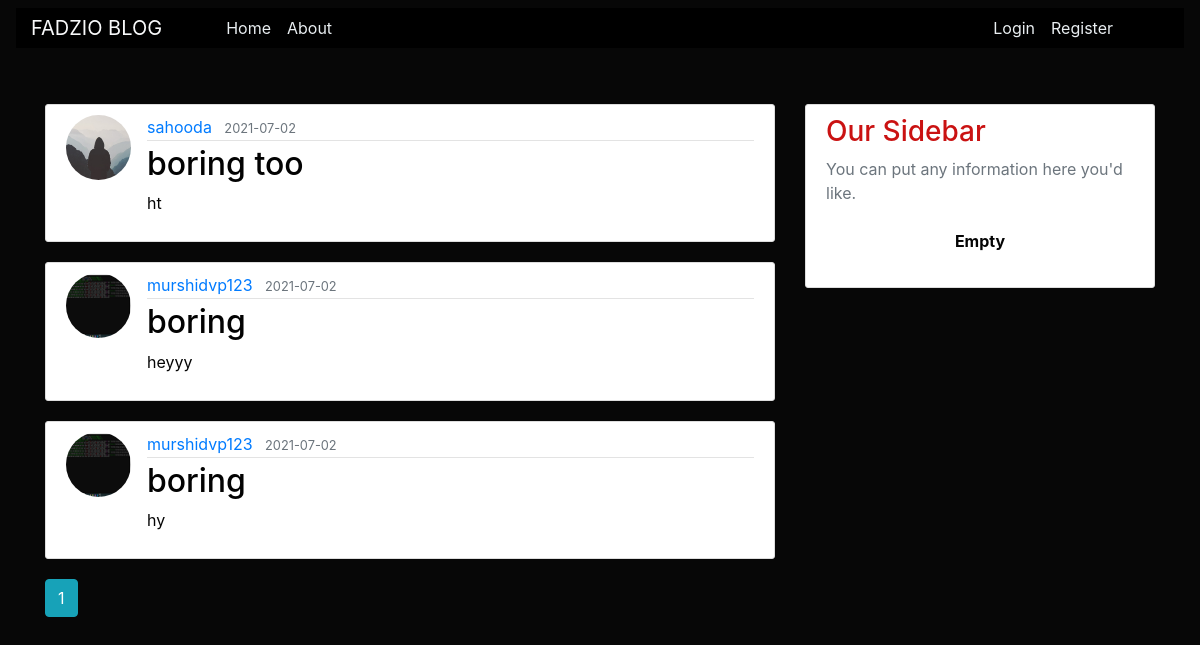
The page /home on the database its author committed.
### noteapp/models.py (models this page shows, shortened)
class Post(db.Model):
    id = db.Column(db.Integer, primary_key=True)
    title = db.Column(db.String(100), nullable=False)
    date_posted = db.Column(db.DateTime, nullable=False, default=datetime.utcnow)
    content = db.Column(db.Text, nullable=False)
    user_id = db.Column(db.Integer, db.ForeignKey('user.id'), nullable=False)

class User(db.Model, UserMixin):
    id = db.Column(db.Integer, primary_key=True)
    username = db.Column(db.String(20), unique=True, nullable=False)
    email = db.Column(db.String(120), unique=True, nullable=False)
    image_file = db.Column(db.String(20), nullable=False, default='default.jpg')
    password = db.Column(db.String(60), nullable=False)
    posts = db.relationship('Post', backref='author', lazy=True)

### noteapp/routes.py (the view)
@app.route("/")
@app.route("/home")
def home():
    page=request.args.get('page',1,type=int)
    posts = Post.query.order_by(Post.date_posted.desc()).paginate(page=page,per_page=5)
    return render_template('home.html', posts=posts)

### noteapp/templates/home.html
{% extends "layout.html" %}
{% block content %}
    {% for post in posts.items %}
        <article class="media content-section">
          <img class="rounded-circle article-img" src="{{ url_for('static', filename='profile_pics/' + post.author.image_file) }}">
          <div class="media-body">
            <div class="article-metadata">
              <a class="mr-2" href="{{ url_for('user_posts', username=post.author.username) }}">{{ post.author.username }}</a>
              <small class="text-muted">{{ post.date_posted.strftime('%Y-%m-%d') }}</small>
            </div>
            <h2><a class="article-title" href="{{ url_for('post', post_id=post.id) }}">{{ post.title }}</a></h2>
            <p class="article-content">{{ post.content }}</p>
          </div>
        </article>
    {% endfor %}
    {% for page_num in posts.iter_pages(left_edge=1, right_edge=1, left_current=1, right_current=2) %}
      {% if page_num %}
        {% if posts.page == page_num %}
          <a class="btn btn-info mb-4" href="{{ url_for('home', page=page_num) }}">{{ page_num }}</a>
        {% else %}
          <a class="btn btn-outline-info mb-4" href="{{ url_for('home', page=page_num) }}">{{ page_num }}</a>
        {% endif %}
      {% else %}
        ...
      {% endif %}
    {% endfor %}
{% endblock content %}

### noteapp/templates/layout.html (shortened to what this page needs)
<!DOCTYPE html>
<html>
<head>
    <link rel="stylesheet" href="https://maxcdn.bootstrapcdn.com/bootstrap/4.0.0/css/bootstrap.min.css">
    <link rel="stylesheet" type="text/css" href="{{ url_for('static', filename='main.css') }}">
</head>
<body>
  <header class="site-header">
    <nav class="navbar navbar-expand-lg navbar-light">
      <div class="container-fluid">
          <div class="row">
              <div class="col-lg-8">
                  <div class="collapse navbar-collapse" id="navbarSupportedContent">
                    <ul class="navbar-nav me-auto mb-2 mb-lg-0">
                        <div class="navbar-nav mr-auto">
                            <a class="navbar-brand text-light" href="#">FADZIO BLOG</a>
                            <a class="nav-item nav-link pl-5" href="{{ url_for('home') }}">Home</a>
                            <a class="nav-item nav-link pl-2" href="{{ url_for('about') }}">About</a>
                          </div>
                          </ul>
                  </div>
              </div>
          </div>
          <div class="row">
              <div class="col-lg-4">
                  <div class="collapse navbar-collapse" id="navbarSupportedContent">
                      <ul class="navbar-nav me-auto mb-2 mb-lg-0">
                      <div class="navbar-nav me-2 pr-5">
                          {% if current_user.is_authenticated %}
                              <a class="nav-item nav-link" href="{{ url_for('logout') }}">Logout</a>
                          {% else %}
                              <a class="nav-item nav-link" href="{{ url_for('login') }}">Login</a>
                              <a class="nav-item nav-link" href="{{ url_for('register') }}">Register</a>
                          {% endif %}
                      </div>
                </ul>
              </div>
            </div>
              </div>
          </div>
    </nav>
  </header>
    <main role="main" class="container">
      <div class="row">
        <div class="col-md-8 pt-5">
          {% block content %}{% endblock %}
        </div>
        <div class="col-md-4 pt-5">
          <div class="content-section">
            <h3>Our Sidebar</h3>
            <p class='text-muted'>You can put any information here you'd like.
              <ul class="list-group">
                {% if current_user.is_authenticated %}
                  <a class="nav-item nav-link" href="{{ url_for('new_post') }}">New Post</a>
                  <a class="nav-item nav-link" href="{{ url_for('account') }}">Account</a>
                {% else %}
                  <center><li class="nav-item nav-link" href="{{ url_for('login') }}"><strong>Empty</li></center>
                {% endif %}
              </ul>
            </p>
          </div>
        </div>
      </div>
    </main>
</body>
</html>

### noteapp/static/main.css (style rules this page uses)
body { background: #070707; color: #050505; }
h1, h2, h3, h4, h5, h6 { color: #ca1212; }
.site-header .navbar-nav .nav-link { color: #e9eef1; }
.content-section { background: #ffffff; padding: 10px 20px; border: 1px solid #dddddd; border-radius: 3px; margin-bottom: 20px; }
.article-title { color: #020202; }
.article-content { white-space: pre-line; }
.article-img { height: 65px; width: 65px; margin-right: 16px; }
.article-metadata { padding-bottom: 1px; margin-bottom: 4px; border-bottom: 1px solid #e3e3e3 }
.container-fluid { background-color: black; }

### rows shown on the page
Post: image_file (placeholder picture), author.username "sahooda", date_posted "2021-07-02", title "boring too", content "ht"
Post: image_file (picture), author.username "murshidvp123", date_posted "2021-07-02", title "boring", content "heyyy"
Post: image_file (picture), author.username "murshidvp123", date_posted "2021-07-02", title "boring", content "hy"

### other values the page prints
{{ page_num }} "1"
